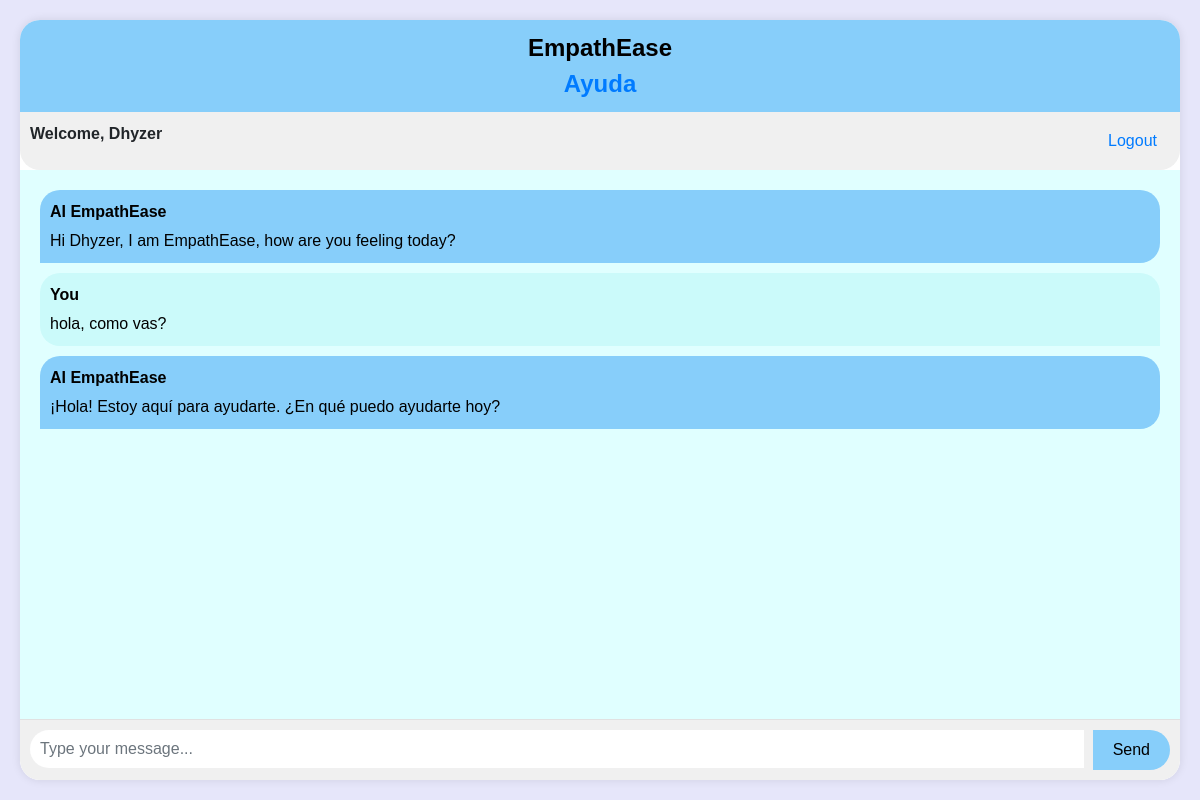
The app's page /EmpathEase (signed in), older data.
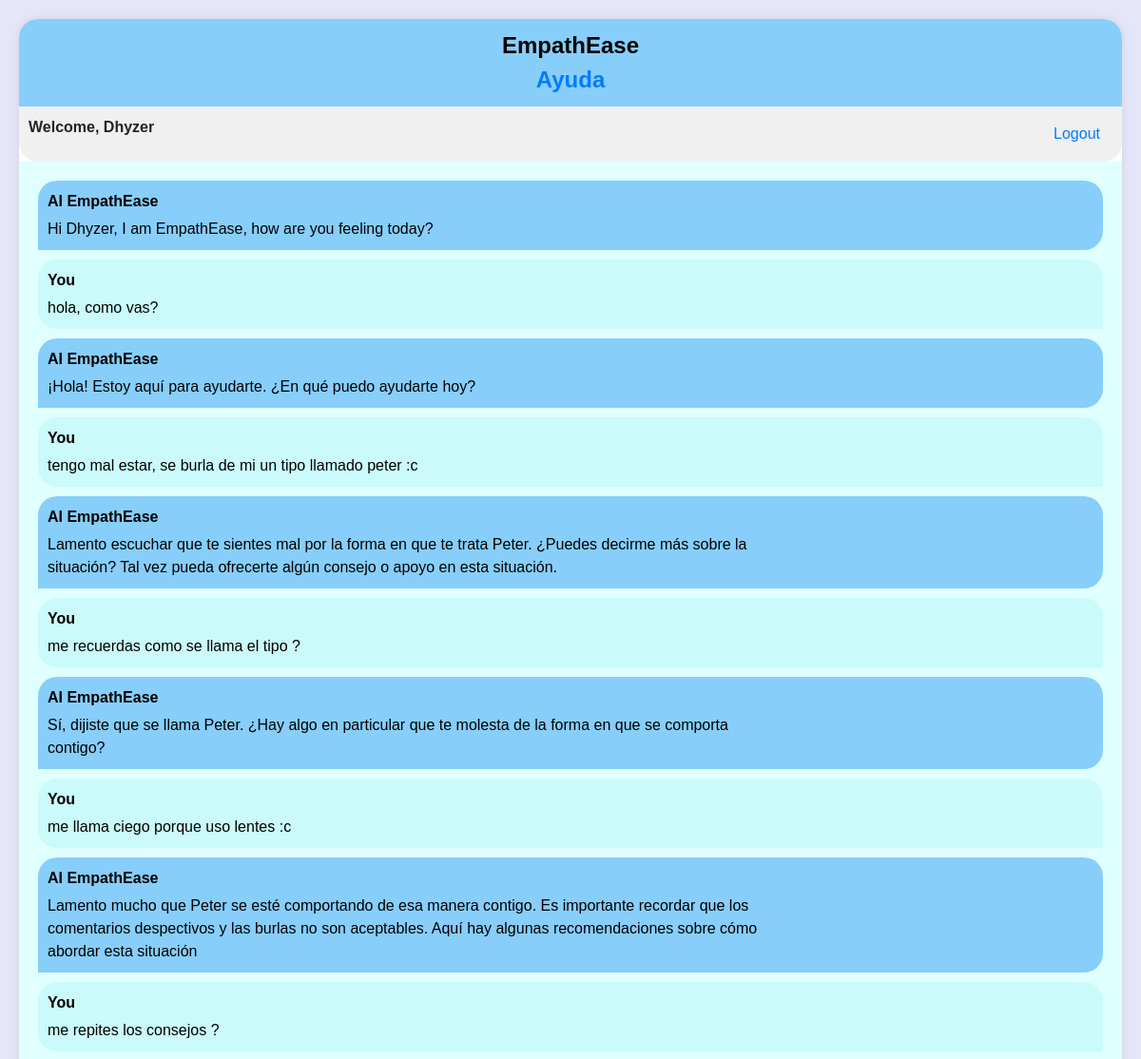
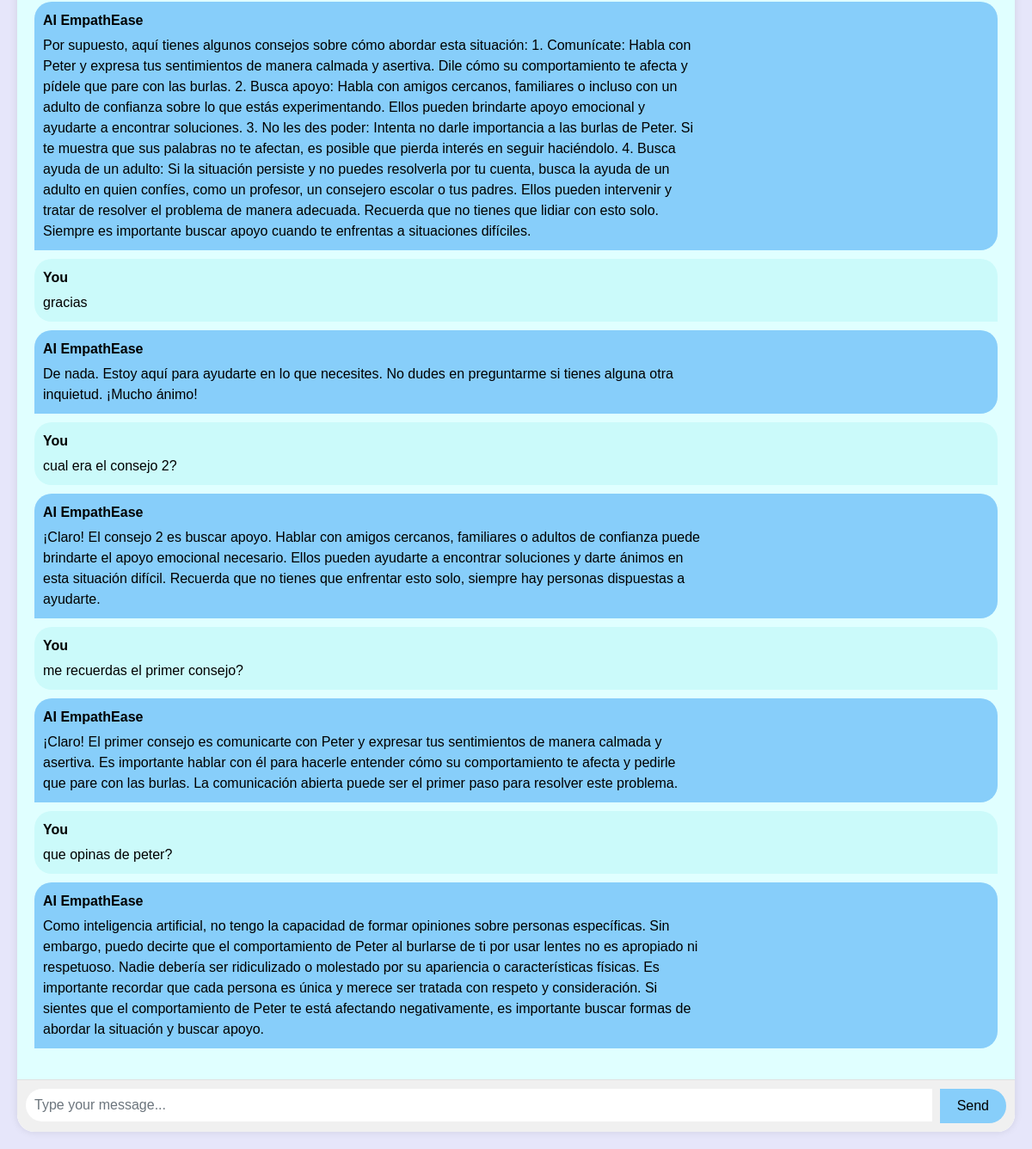
The same page, newer data (2 pictures, top to bottom).
### EmpathEase/models.py (models this page shows, shortened)
class Chat(models.Model):
    user = models.ForeignKey(User, on_delete=models.CASCADE)
    message = models.TextField()
    response = models.TextField()
    created_at = models.DateTimeField(auto_now_add=True)

### EmpathEase/views.py (the view, shortened to what this page needs)
# urls.py: path('EmpathEase', views.empathEase, name = 'EmpathEase'),
def empathEase(request):
    user_id = request.user.id
    chats = Chat.objects.filter(user_id=user_id)
    messages = [
        {"role": "system", "content": "You are a virtual psychologist here to listen and provide support."}
    ]
    for chat in chats:
        messages.append({"role": "user", "content": chat.message})
        messages.append({"role": "assistant", "content": chat.response})
    messages = remove_redundant_messages(messages)  # Elimina mensajes redundantes
    messages_text = "\n".join([message["content"] for message in messages])
    summarized_messages = summarize_messages(messages_text)  # Resume los mensajes
    return render(request, 'empathEase.html', {'chats': chats, 'summarized_messages': summarized_messages})

### EmpathEase/views.py (called while the page is built)
def summarize_messages(messages):
    summarizer = LsaSummarizer()
    parser = PlaintextParser.from_string(messages, Tokenizer("english"))
    summary = summarizer(parser.document, 1)  # Resumir a 1 oración
    return str(summary[0])

def remove_redundant_messages(messages):
    cleaned_messages = []
    previous_message = None
    for message in messages:
        if message["content"] != previous_message:
            cleaned_messages.append(message)
            previous_message = message["content"]
    return cleaned_messages

### templates/empathEase.html (shortened to what this page needs)
{% extends 'base.html' %}
{% block content %}
<div class="chat-container">
  <div class="card">
    <div class="card-header">EmpathEase<div><a href="{% url 'help' %}">Ayuda</a></div>
    </div>
    <div class="user-info">
      <div><b>Welcome, {{ user.username }}</b></div>
      <div><a href="logout" class="btn btn-link">Logout</a></div>
    </div>
    <div class="card-body messages-box">
      <ul class="list-unstyled messages-list" id="messages-list">
        <li class="message received">
          <div class="message-text">
            <div class="message-sender">
              <b>AI EmpathEase</b>
            </div>
            <div class="message-content">
              Hi {{ user.username }}, I am EmpathEase, how are you feeling today?
            </div>
          </div>
        </li>
        {% for chat in chats %}
        {% if chat.user == request.user %}
        <li class="message sent">
          <div class="message-text">
            <div class="message-sender">
              <b>You</b>
            </div>
            <div class="message-content">
              {{ chat.message }}
            </div>
          </div>
        </li>
        <li class="message received">
          <div class="message-text">
            <div class="message-sender">
              <b>AI EmpathEase</b>
            </div>
            <div class="message-content">
              {{ chat.response }}
            </div>
          </div>
        </li>
        {% endif %}
        {% endfor %}
      </ul>
    </div>
    <form class="message-form" id="message-form">
      <div class="input-group">
        <input type="text" class="form-control message-input" id="message-input" placeholder="Type your message...">
        <div class="input-group-append">
          <button type="button" class="btn btn-send" id="send-button">Send</button>
        </div>
      </div>
    </form>
  </div>
</div>
{% endblock %}

Row changes from the older to the newer data that the page shows:
added Chat: message "tengo mal estar, se burla de mi un tipo llamado peter :c", response "Lamento escuchar que te sientes mal por la forma en que te trata Peter. ¿Puedes decirme más sobre la situación? Tal vez pueda ofrecerte algún consejo o apoyo en esta situación."
added Chat: message "me recuerdas como se llama el tipo ?", response "Sí, dijiste que se llama Peter. ¿Hay algo en particular que te molesta de la forma en que se comporta contigo?"
added Chat: message "me llama ciego porque uso lentes :c", response "Lamento mucho que Peter se esté comportando de esa manera contigo. Es importante recordar que los comentarios despectivos y las burlas no son aceptables. Aquí hay algunas recomendaciones sobre cómo abordar esta situación"
added Chat: message "me repites los consejos ?", response "Por supuesto, aquí tienes algunos consejos sobre cómo abordar esta situación: 1. Comunícate: Habla con Peter y expresa tus sentimientos de manera calmada y asertiva. Dile cómo su comportamiento te afecta y pídele que pare con las burlas. 2. Busca apoyo: Habla con amigos cercanos, familiares o incluso con un adulto de confianza sobre lo que estás experimentando. Ellos pueden brindarte apoyo emocional y ayudarte a encontrar soluciones. 3. No les des poder: Intenta no darle importancia a las burlas de Peter. Si te muestra que sus palabras no te afectan, es posible que pierda interés en seguir haciéndolo. 4. Busca ayuda de un adulto: Si la situación persiste y no puedes resolverla por tu…"
added Chat: message "gracias", response "De nada. Estoy aquí para ayudarte en lo que necesites. No dudes en preguntarme si tienes alguna otra inquietud. ¡Mucho ánimo!"
added Chat: message "cual era el consejo 2?", response "¡Claro! El consejo 2 es buscar apoyo. Hablar con amigos cercanos, familiares o adultos de confianza puede brindarte el apoyo emocional necesario. Ellos pueden ayudarte a encontrar soluciones y darte ánimos en esta situación difícil. Recuerda que no tienes que enfrentar esto solo, siempre hay personas dispuestas a ayudarte."
added Chat: message "me recuerdas el primer consejo?", response "¡Claro! El primer consejo es comunicarte con Peter y expresar tus sentimientos de manera calmada y asertiva. Es importante hablar con él para hacerle entender cómo su comportamiento te afecta y pedirle que pare con las burlas. La comunicación abierta puede ser el primer paso para resolver este problema."
added Chat: message "que opinas de peter?", response "Como inteligencia artificial, no tengo la capacidad de formar opiniones sobre personas específicas. Sin embargo, puedo decirte que el comportamiento de Peter al burlarse de ti por usar lentes no es apropiado ni respetuoso. Nadie debería ser ridiculizado o molestado por su apariencia o características físicas. Es importante recordar que cada persona es única y merece ser tratada con respeto y consideración. Si sientes que el comportamiento de Peter te está afectando negativamente, es importante buscar formas de abordar la situación y buscar apoyo."
